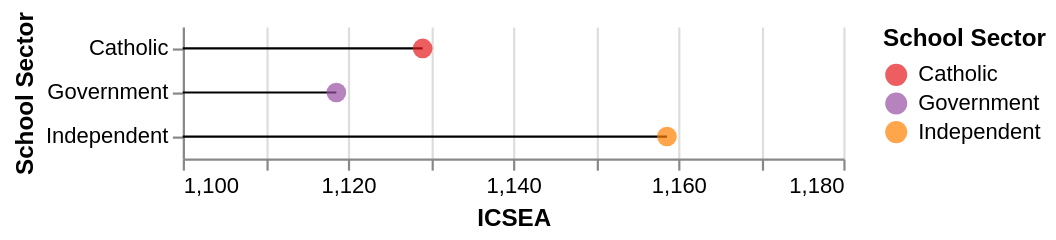

This figure's Vega-Lite source:
### Vega-Lite specification from a JSON file in a GitHub repository (floating-point values rounded to 4 significant figures)
{"$schema": "https://vega.github.io/schema/vega-lite/v5.json", "data": {"values": [{"Category": "Independent", "Average of ICSEA": 1159.0}, {"Category": "Catholic", "Average of ICSEA": 1129.0}, {"Category": "Government", "Average of ICSEA": 1119.0}]}, "layer": [{"mark": {"type": "rule"}, "encoding": {"y": {"field": "Category", "type": "ordinal", "title": "School Sector"}, "x": {"field": "Average of ICSEA", "type": "quantitative", "title": "ICSEA", "scale": {"domain": [1100, 1180]}}, "x2": {"value": 0}}}, {"mark": {"type": "circle", "filled": true, "size": 80}, "encoding": {"y": {"field": "Category", "type": "ordinal", "title": "School Sector"}, "x": {"field": "Average of ICSEA", "type": "quantitative", "scale": {"domain": [1100, 1180]}}, "color": {"field": "Category", "type": "nominal", "title": "School Sector", "scale": {"range": ["#e41a1c", "#984ea3", "#ff7f00"]}}}}], "config": {"view": {"stroke": "transparent"}}}
